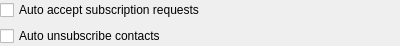
<ui version="4.0" >
 <class>SubscriptionOptionsClass</class>
 <widget class="QWidget" name="SubscriptionOptionsClass" >
  <property name="geometry" >
   <rect>
    <x>0</x>
    <y>0</y>
    <width>400</width>
    <height>44</height>
   </rect>
  </property>
  <layout class="QVBoxLayout" name="verticalLayout" >
   <property name="margin" >
    <number>0</number>
   </property>
   <item>
    <widget class="QCheckBox" name="chbAutoSubscribe" >
     <property name="text" >
      <string>Auto accept subscription requests</string>
     </property>
    </widget>
   </item>
   <item>
    <widget class="QCheckBox" name="chbAutoUnsubscribe" >
     <property name="text" >
      <string>Auto unsubscribe contacts</string>
     </property>
    </widget>
   </item>
  </layout>
 </widget>
 <layoutdefault spacing="6" margin="11" />
 <resources/>
 <connections/>
</ui>
